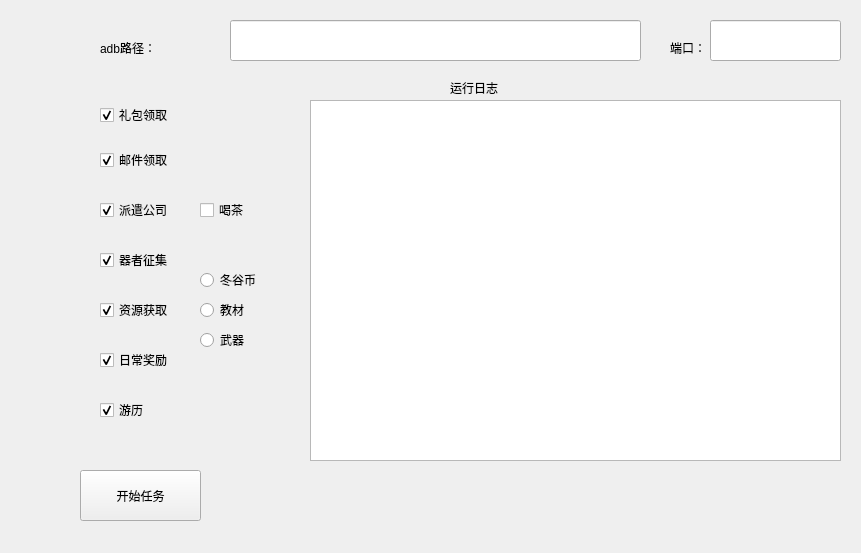
<?xml version="1.0" encoding="UTF-8"?>
<ui version="4.0">
 <class>Form</class>
 <widget class="QWidget" name="Form">
  <property name="windowModality">
   <enum>Qt::NonModal</enum>
  </property>
  <property name="enabled">
   <bool>true</bool>
  </property>
  <property name="geometry">
   <rect>
    <x>0</x>
    <y>0</y>
    <width>861</width>
    <height>553</height>
   </rect>
  </property>
  <property name="windowTitle">
   <string>WHA</string>
  </property>
  <property name="autoFillBackground">
   <bool>false</bool>
  </property>
  <widget class="QCheckBox" name="checkBox">
   <property name="geometry">
    <rect>
     <x>100</x>
     <y>100</y>
     <width>100</width>
     <height>30</height>
    </rect>
   </property>
   <property name="baseSize">
    <size>
     <width>0</width>
     <height>0</height>
    </size>
   </property>
   <property name="text">
    <string>礼包领取</string>
   </property>
   <property name="checked">
    <bool>true</bool>
   </property>
  </widget>
  <widget class="QPushButton" name="pushButton">
   <property name="geometry">
    <rect>
     <x>80</x>
     <y>470</y>
     <width>121</width>
     <height>51</height>
    </rect>
   </property>
   <property name="text">
    <string>开始任务</string>
   </property>
   <property name="checkable">
    <bool>true</bool>
   </property>
  </widget>
  <widget class="QCheckBox" name="checkBox_2">
   <property name="geometry">
    <rect>
     <x>100</x>
     <y>150</y>
     <width>79</width>
     <height>20</height>
    </rect>
   </property>
   <property name="text">
    <string>邮件领取</string>
   </property>
   <property name="checked">
    <bool>true</bool>
   </property>
  </widget>
  <widget class="QCheckBox" name="checkBox_3">
   <property name="geometry">
    <rect>
     <x>100</x>
     <y>200</y>
     <width>79</width>
     <height>20</height>
    </rect>
   </property>
   <property name="text">
    <string>派遣公司</string>
   </property>
   <property name="checked">
    <bool>true</bool>
   </property>
  </widget>
  <widget class="QCheckBox" name="checkBox_4">
   <property name="geometry">
    <rect>
     <x>100</x>
     <y>250</y>
     <width>79</width>
     <height>20</height>
    </rect>
   </property>
   <property name="text">
    <string>器者征集</string>
   </property>
   <property name="checked">
    <bool>true</bool>
   </property>
  </widget>
  <widget class="QCheckBox" name="checkBox_5">
   <property name="geometry">
    <rect>
     <x>100</x>
     <y>300</y>
     <width>79</width>
     <height>20</height>
    </rect>
   </property>
   <property name="text">
    <string>资源获取</string>
   </property>
   <property name="checked">
    <bool>true</bool>
   </property>
  </widget>
  <widget class="QCheckBox" name="checkBox_6">
   <property name="geometry">
    <rect>
     <x>100</x>
     <y>350</y>
     <width>79</width>
     <height>20</height>
    </rect>
   </property>
   <property name="text">
    <string>日常奖励</string>
   </property>
   <property name="checked">
    <bool>true</bool>
   </property>
  </widget>
  <widget class="QLineEdit" name="lineEdit">
   <property name="geometry">
    <rect>
     <x>230</x>
     <y>20</y>
     <width>411</width>
     <height>41</height>
    </rect>
   </property>
  </widget>
  <widget class="QLabel" name="label">
   <property name="geometry">
    <rect>
     <x>100</x>
     <y>40</y>
     <width>54</width>
     <height>16</height>
    </rect>
   </property>
   <property name="text">
    <string>adb路径：</string>
   </property>
  </widget>
  <widget class="QTextEdit" name="textEdit">
   <property name="geometry">
    <rect>
     <x>310</x>
     <y>100</y>
     <width>531</width>
     <height>361</height>
    </rect>
   </property>
   <property name="readOnly">
    <bool>true</bool>
   </property>
  </widget>
  <widget class="QLabel" name="label_2">
   <property name="geometry">
    <rect>
     <x>450</x>
     <y>80</y>
     <width>54</width>
     <height>16</height>
    </rect>
   </property>
   <property name="text">
    <string>运行日志</string>
   </property>
  </widget>
  <widget class="QRadioButton" name="radioButton">
   <property name="geometry">
    <rect>
     <x>200</x>
     <y>270</y>
     <width>95</width>
     <height>20</height>
    </rect>
   </property>
   <property name="text">
    <string>冬谷币</string>
   </property>
  </widget>
  <widget class="QRadioButton" name="radioButton_2">
   <property name="geometry">
    <rect>
     <x>200</x>
     <y>300</y>
     <width>95</width>
     <height>20</height>
    </rect>
   </property>
   <property name="text">
    <string>教材</string>
   </property>
  </widget>
  <widget class="QRadioButton" name="radioButton_3">
   <property name="geometry">
    <rect>
     <x>200</x>
     <y>330</y>
     <width>95</width>
     <height>20</height>
    </rect>
   </property>
   <property name="text">
    <string>武器</string>
   </property>
  </widget>
  <widget class="QCheckBox" name="checkBox_7">
   <property name="geometry">
    <rect>
     <x>100</x>
     <y>400</y>
     <width>79</width>
     <height>20</height>
    </rect>
   </property>
   <property name="text">
    <string>游历</string>
   </property>
   <property name="checked">
    <bool>true</bool>
   </property>
  </widget>
  <widget class="QLabel" name="label_3">
   <property name="geometry">
    <rect>
     <x>670</x>
     <y>40</y>
     <width>54</width>
     <height>16</height>
    </rect>
   </property>
   <property name="text">
    <string>端口：</string>
   </property>
  </widget>
  <widget class="QLineEdit" name="lineEdit_2">
   <property name="geometry">
    <rect>
     <x>710</x>
     <y>20</y>
     <width>131</width>
     <height>41</height>
    </rect>
   </property>
  </widget>
  <widget class="QCheckBox" name="checkBox_8">
   <property name="geometry">
    <rect>
     <x>200</x>
     <y>200</y>
     <width>79</width>
     <height>20</height>
    </rect>
   </property>
   <property name="text">
    <string>喝茶</string>
   </property>
  </widget>
 </widget>
 <resources/>
 <connections>
  <connection>
   <sender>pushButton</sender>
   <signal>clicked()</signal>
   <receiver>pushButton</receiver>
   <slot>close()</slot>
   <hints>
    <hint type="sourcelabel">
     <x>140</x>
     <y>435</y>
    </hint>
    <hint type="destinationlabel">
     <x>140</x>
     <y>435</y>
    </hint>
   </hints>
  </connection>
 </connections>
</ui>
